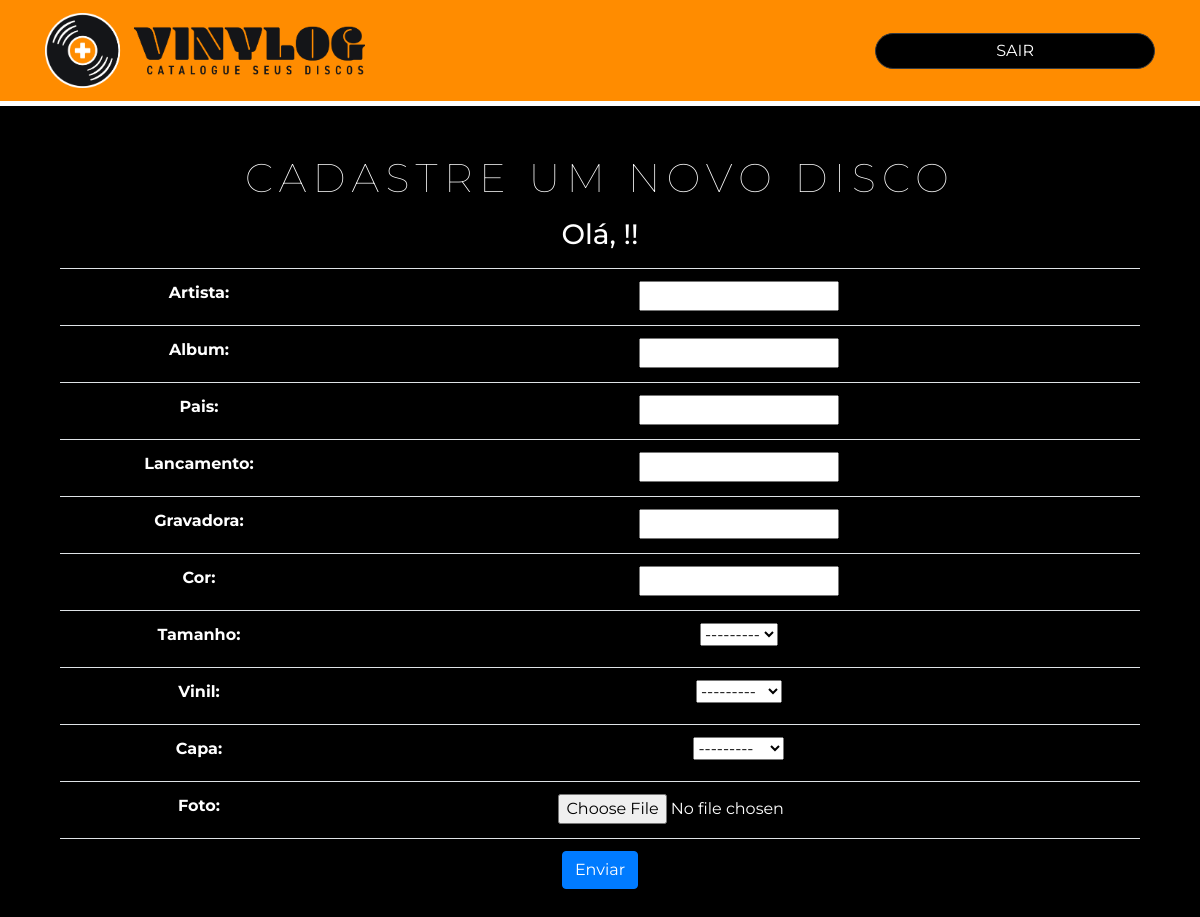
The page /accounts/dashboard/ (signed in) on the database its author committed.
### discos/models.py (models this page shows)
class Tamanho(models.Model):
    tamanho = models.CharField(max_length=20)
    def __str__(self):
        return self.tamanho

class Vinil(models.Model):
    vinil = models.CharField(max_length=200)
    def __str__(self):
        return self.vinil

class Capa(models.Model):
    capa = models.CharField(max_length=200)
    def __str__(self):
        return self.capa

### accounts/views.py (the view, shortened to what this page needs)
# urls.py: path('dashboard/', views.dashboard, name='dashboard')
@login_required(redirect_field_name='login')
def dashboard(request):
    if request.method != 'POST':
        form = FormDisco
        return render(request, 'accounts/dashboard.html', {'form': form})

### accounts/templates/accounts/dashboard.html (shortened to what this page needs)
{% extends 'base.html' %}
{% block 'caminho_logo' %} {% url 'home' %} {% endblock %}
{% block 'botao' %}
    <a href="{% url 'logout' %}">
        <button type="button" class="btn btn-dark"
            style="background-color: black; color: white; border-radius: 50px; padding: 5px 120px 5px 120px;">SAIR</button>
    </a>
{% endblock %}
{% block 'conteudo' %}
    <h1 class="mt-3 mb-3" style="letter-spacing: .4rem; font-weight: lighter;">CADASTRE UM NOVO DISCO</h1>
    <h3 class="mt-3 mb-3">Olá, {{user.first_name}}!!</h3>
<div class="container">
    <form action="{% url 'dashboard' %}" method="POST" enctype="multipart/form-data">
        <table class="table">
            {{ form }}
            <tr>
                <td colspan="2">
                    <button type="submit" class="btn btn-primary">Enviar</button>
                </td>
            </tr>
        </table>
    </form>
</div>
{% endblock %}

### templates/static/css/style.css (style rules this page uses)
body { text-align: center; background-color: black; font-family: montserrat, sans-serif; color: white; }
div { color: white; }

### rows shown on the page
Tamanho: tamanho "---------"
Vinil: vinil "---------"
Capa: capa "---------"
